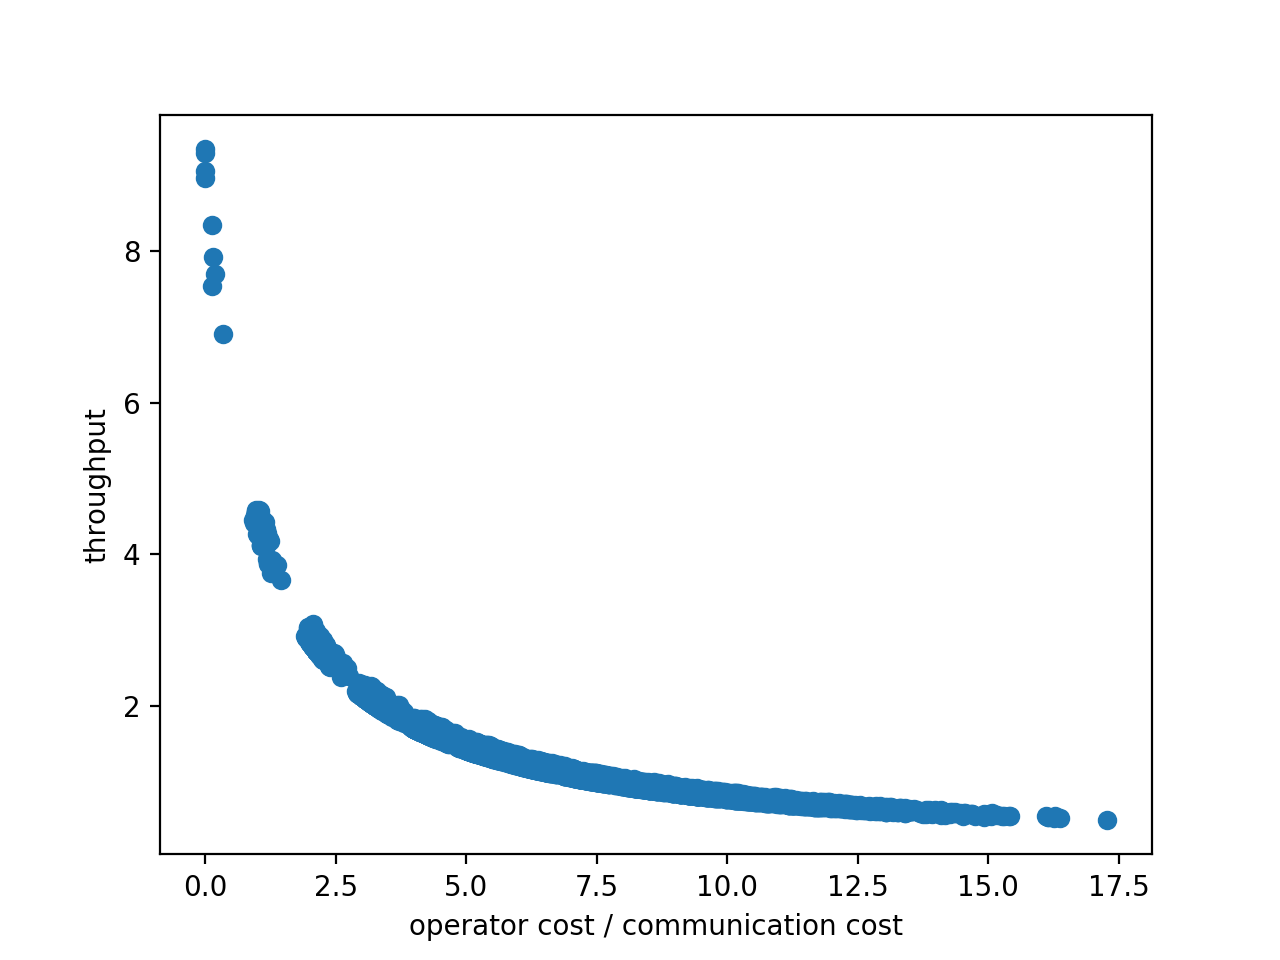

Reproduce this figure in Python.
from time import time, sleep
from queue import deque
import threading
from matplotlib import pyplot as plt

buffer1 = deque()
lock1 = threading.Lock()
fused_thread_finished = False
fused_thread_finished_lock = threading.Lock()

buffer2 = deque()
lock2 = threading.Lock()

input_thread_finished = False
input_thread_finished_lock = threading.Lock()

dataset_path = "./datasets/library_records_origin/Checkouts_By_Title_Data_Lens_"
years = [str(i) for i in range(2004, 2005)]
timestamps = []

def func_input():
    for year in years:
        with open(dataset_path+year+'.csv', "r") as f:
            for line in f:
                line = tuple((tuple(line.strip().split(",")), [0, 0, 0]))
                while True:
                    lock1.acquire()
                    try:
                        if len(buffer1) < 100:
                            line[1][0] = time()
                            buffer1.appendleft(line)
                            break
                    finally:
                        lock1.release()

    print("func_input almost ended")

    input_thread_finished_lock.acquire()
    try:
        global input_thread_finished
        input_thread_finished = True
    finally:
        input_thread_finished_lock.release()

    print("func_input ended")


def func_fused():
    flag_fused = True
    while flag_fused:
        in_data = None
        lock1.acquire()
        try:
            if buffer1:
                in_data = buffer1.pop()
                in_data[1][1] = time()
        finally:
            lock1.release()

        if in_data and in_data[0][2] == 'jcbk' and in_data[0][3] == 'ncpic':
            lock2.acquire()
            try:
                sleep(0.1)
                in_data[1][2] = time()
                buffer2.appendleft(in_data)
                if len(buffer2) % 100 == 0:
                    print(len(buffer2))
            finally:
                lock2.release()

        else:
            input_thread_finished_lock.acquire()
            try:
                if input_thread_finished:
                    flag_fused = False
            finally:
                input_thread_finished_lock.release()

    print("func_fused almost ended")

    fused_thread_finished_lock.acquire()
    try:
        global fused_thread_finished
        fused_thread_finished = True
    finally:
        fused_thread_finished_lock.release()

    print("func_fused ended")


if __name__ == "__main__":
    input_thread = threading.Thread(target=func_input)
    fused_thread = threading.Thread(target=func_fused)
    init_time = time()
    input_thread.start()
    fused_thread.start()
    input_thread.join()
    fused_thread.join()
    while True:
        fused_thread_finished_lock.acquire()
        try:
            if fused_thread_finished:
                # print("plot begin")
                # plt.plot(timestamps)
                # plt.show()
                # plt.savefig("fusion_result.png")
                x = []
                y = []
                for data in buffer2:
                    data = data[1]
                    x.append(float(data[1]-data[0])/float(data[2]-data[1]))
                    y.append(1.0 / float(data[2]-data[0]))
                plt.scatter(x, y)
                plt.xlabel("operator cost / communication cost")
                plt.ylabel("throughput")
                plt.show()

                break

        finally:
            fused_thread_finished_lock.release()
